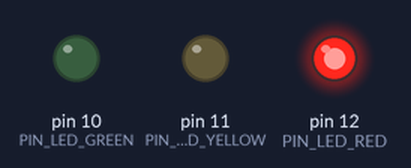
Simulated run of this sketch. Board: Arduino Uno, built with avr-gcc and run on an emulated ATmega328P. Parts: output pins drawn as LEDs (lit = HIGH).

Above: at 2.5 s.
At 7.2 s:
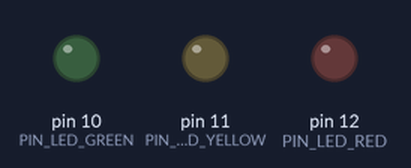
At 12.5 s:
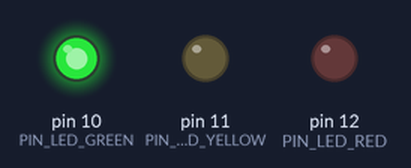
At 21.0 s:
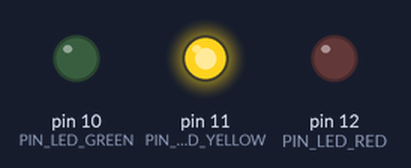
Timing chart, 0 to 28.6 s (numbered marks = the images above):
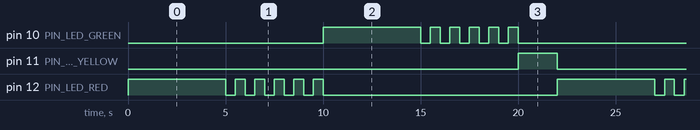

The sketch:

traffic_light.ino
```cpp
#include <Arduino.h>

#define LIGHT_RED 0
#define LIGHT_YELLOW 1
#define LIGHT_GREEN 2

#define PIN_LED_RED 12
#define PIN_LED_YELLOW 11
#define PIN_LED_GREEN 10

void initLEDs() {
  pinMode(PIN_LED_RED, OUTPUT);
  pinMode(PIN_LED_YELLOW, OUTPUT);
  pinMode(PIN_LED_GREEN, OUTPUT);
}

void setAllLEDs(int level) {
  digitalWrite(PIN_LED_RED, level);
  digitalWrite(PIN_LED_YELLOW, level);
  digitalWrite(PIN_LED_GREEN, level);
}

int getPin(int light) {
  switch (light) {
  case LIGHT_RED:
    return PIN_LED_RED;
  case LIGHT_YELLOW:
    return PIN_LED_YELLOW;
  case LIGHT_GREEN:
    return PIN_LED_GREEN;
  default:
    return -1;
  }
}

void timedLightLED(int light, unsigned int duration) {
  setAllLEDs(LOW);
  digitalWrite(getPin(light), HIGH);
  delay(duration);
  setAllLEDs(LOW);
}

void pulseLEDs(int light,
    unsigned int times,
    unsigned int high_duration,
    unsigned int low_duration) {
  setAllLEDs(LOW);
  for (unsigned int i = 0; i < times; i++) {
    setAllLEDs(LOW);
    delay(low_duration);
    timedLightLED(light, high_duration);
  }
  setAllLEDs(LOW);
}

void setup() {
  initLEDs();
}

void loop() {
  timedLightLED(LIGHT_RED, 5000);
  pulseLEDs(LIGHT_RED, 5, 500, 500);
  timedLightLED(LIGHT_GREEN, 5000);
  pulseLEDs(LIGHT_GREEN, 5, 500, 500);
  timedLightLED(LIGHT_YELLOW, 2000);
}
```

Measured:
- by itself, pin 10 (PIN_LED_GREEN), pin 12 (PIN_LED_RED): repeats every 22.0 s: 5 × (LOW 0.50 s, HIGH 0.50 s), LOW 12.0 s, HIGH 5.0 s
- by itself, pin 11 (PIN_LED_YELLOW): alternates HIGH for 2.0 s and LOW for 20.0 s
- by itself, everything shown: repeats every 22.0 s, in 24 steps
